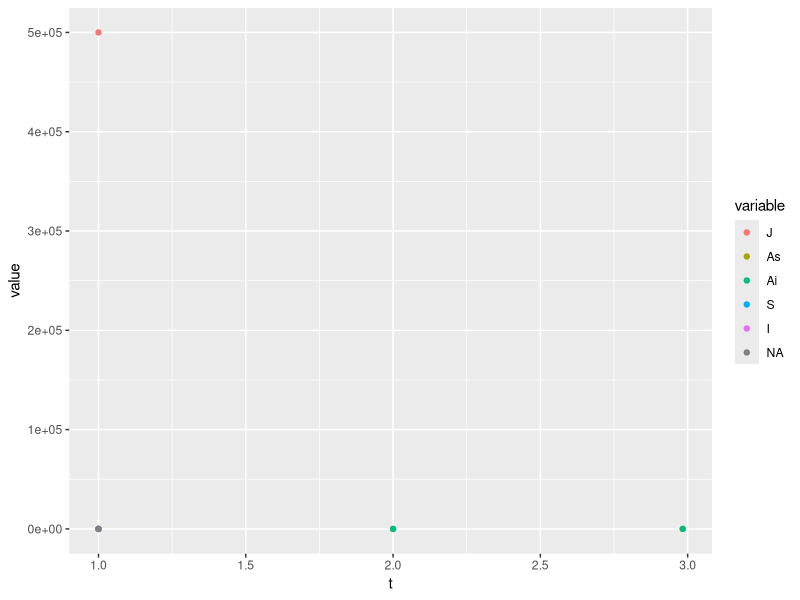

Source code (R):
# Modello Tran 2013

rm(list = ls())

library(deSolve)
library(ggplot2)
library(reshape2) 

#parameters (Tran 2013)

beta_1 = 95 # Number of eggs laid by ovipositing nulliparous females (per female)
beta_2 = 75 # Number of eggs laid by ovipositing parous females (per female)
K_L = 250000 # Standard environment carrying capacity for larvae (larvae ha−1)
K_P = 250000 # Standard environment carrying capacity for pupae (pupae ha−1)
sigma = 0.5 # Sex-ratio at the emergence
mu_E = 0.05 # Egg mortality rate (day−1)
mu_L = 0.08 # Minimum larva mortality rate (day−1)
mu_P = 0.03 # Minimum pupa mortality rate (day−1)
mu_em = 0.1 # Mortality rate during adult emergence (day−1)
mu_A = 0.02 # Minimum adult mortality rate (day−1)
mu_r = 0.08 # Adult mortality rate related to seeking behavior (day−1)
T_E = 10.4 # Minimal temperature needed for egg development (°C)
TDD_E = 110 # Total number of degree-day necessary for egg development (°C)
gamma_Aem = 0.4 # Development rate of emerging adults (day−1)
gamma_Ah = 0.2 # Transition rate from host-seeking to engorged adults (day−1)
gamma_Ao = 0.2 # Transition rate from oviposition site-seeking to host-seeking adults (day−1)
T_Ag = 10 # Minimal temperature needed for egg maturation (°C)
TDD_Ag = 77 # Total number of degree-days necessary for egg maturation (°C)
t_s = 31+28+10 # Start of the favorable season - 10 Mar
t_end = 31+28+31+30+31+30+31+31+30 # End of the favorable season - 30 Sept

# T and P
d = 1:365
t = 15 - 13*cos(d/365*2*pi); # temperatura sinusoidale, min 1 gen = 2 gradi, max 1 lug = 28
p = t*c(0, rep(c(0,0,0,1), 91)) # piove ogni 4 giorni con questa forma strana

# p cumulated over 2 weeks and normalized between 0 and 1 (over a year?)
p_cumm = sapply(1:365, function(x){return(sum(p[max(1,x-13):x]))})
p_cumm_norm = p_cumm/max(p_cumm)

# functions

f_E = (t-T_E)/TDD_E *(t-T_E>0) # Transition function from egg to larva
f_L = - 0.0007*t^2 + 0.0392 * t - 0.3911 # Transition function from larva to pupa
f_P = 0.0008*t^2 - 0.0051 * t + 0.0319 # Transition function from pupa to emerging adult
f_Ag = (t-T_Ag)/TDD_Ag *(t-T_Ag>0) # Transition function from engorged adult to oviposition site—seeking adult
m_L = exp(-t/0.5) + mu_L # Larva mortality (day−1)
m_P = exp(-t/0.5) + mu_P # Pupa mortality rate (day−1)
m_A = max(mu_A, 0.04417 + 0.00217*t) # Adult mortality rate (day−1)
k_L = K_L*(p_cumm_norm+1) # Environment carrying capacity of larvae (ha−1)
k_P = K_P*(p_cumm_norm+1) # Environment carrying capacity of pupae (ha−1)

n_s = 1 # number of locations (added; 1 vor no dimension)

# list with parameters to be passed to the ODE system
parms = list(beta_1 = beta_1,
             beta_2 = beta_2,
             K_L = K_L,
             K_P = K_P,
             sigma = sigma,
             mu_E = mu_E,
             mu_L = mu_L,
             mu_P = mu_P,
             mu_em = mu_em,
             mu_A = mu_A,
             mu_r = mu_r,
             T_E = T_E,
             TDD_E = TDD_E,
             gamma_Aem = gamma_Aem,
             gamma_Ah = gamma_Ah,
             gamma_Ao = gamma_Ao,
             T_Ag = T_Ag,
             TDD_Ag = TDD_Ag,
             t_s = t_s,
             t_end = t_end,
             f_E = f_E,
             f_L = f_L,
             f_P = f_P,
             f_Ag = f_Ag,
             m_L = m_L,
             m_P = m_P,
             m_A = m_A,
             k_L = k_L,
             k_P = k_P,
             n_s = n_s) 

df <- function(t, x, parms) {
  
  # initial conditions and paramters
  with(parms, { 
    
    E = x[(1+n_s*0):(1*n_s)]
    L = x[(1+n_s*1):(2*n_s)]
    P = x[(1+n_s*2):(3*n_s)]
    A_em = x[(1+n_s*3):(4*n_s)]
    A_1h = x[(1+n_s*4):(5*n_s)]
    A_1g = x[(1+n_s*5):(6*n_s)]
    A_1o = x[(1+n_s*6):(7*n_s)]
    A_2h = x[(1+n_s*7):(8*n_s)]
    A_2g = x[(1+n_s*8):(9*n_s)]
    A_2o = x[(1+n_s*9):(10*n_s)]
    
    
    # ODE definition 
    dE = gamma_Ao*(beta_1*A_1o + beta_2*A_2o) - (mu_E + f_E[t[1]])*E
    dL = f_E[t[1]]*E - (m_L[t[1]]*(1+L/k_L[t[1]]) + f_L[t[1]])*L
    dP = f_L[t[1]]*L - (m_P[t[1]] + f_P[t[1]])*P
    dA_em = f_P[t[1]]*P*sigma*exp(-mu_em*(1+P/k_P[t[1]])) - (m_A[t[1]]+gamma_Aem)*A_em
    dA_1h = gamma_Aem*A_em - (m_A[t[1]] + mu_r + gamma_Ah)*A_1h
    dA_1g = gamma_Ah*A_1h - (m_A[t[1]] + f_Ag[t[1]])*A_1g
    dA_1o = f_Ag[t[1]]*A_1g - (m_A[t[1]] + mu_r + gamma_Ao)*A_1o
    dA_2h = gamma_Ao*(A_1o + A_2o) - (m_A[t[1]] + mu_r + gamma_Ah)*A_2h
    dA_2g = gamma_Ah*A_2h - (m_A[t[1]] + f_Ag[t[1]])*A_2g
    dA_2o = f_Ag[t[1]]*A_2g - (m_A[t[1]] + mu_r + gamma_Ao)*A_2o
    
    dx <- c(dE, dL, dP, dA_em, dA_1h, dA_1g, dA_1o, dA_2h, dA_2g, dA_2o)
    
    return(list(dx))})
}

# System initialization
E0 = max(k_P)
L0 = 0
P0 = 0
A_em0 = 0
A_1h0 = 0
A_1g0 = 0
A_1o0 = 0
A_2h0 = 0
A_2g0 = 0
A_2o0 = 0

l_sim = 365

X_0 = c(E0, L0, P0, A_em0, A_1h0, A_1g0, A_1o0, A_2h0, A_2g0, A_2o0)

#integration
Sim <- as.data.frame(ode(X_0, 1:l_sim, df, parms))

#plot
colnames(Sim) = c("t", "J", "As", "Ai", "S", "I")
Sim_m = reshape2::melt(Sim, id = 't')

ggplot(Sim_m, aes(x = t, y = value, color = variable))+
  geom_point()
